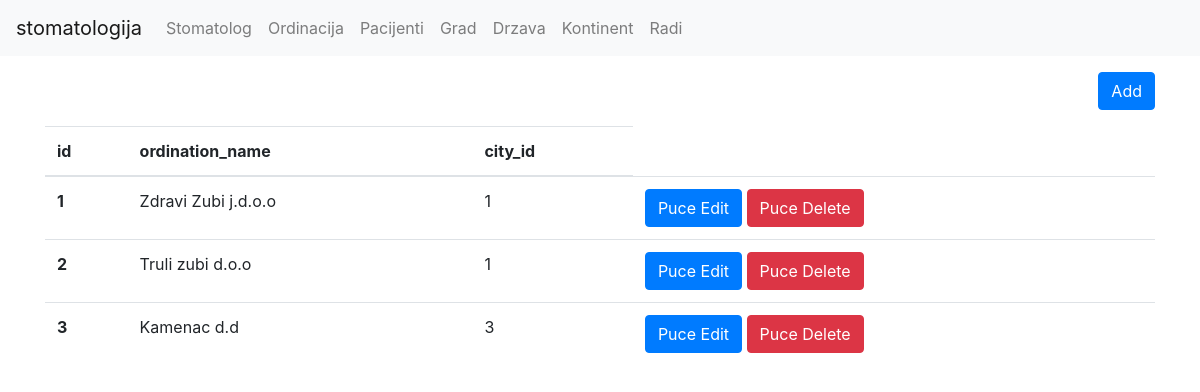
Page /ordinacija/index.php (signed in) on the earlier database version.
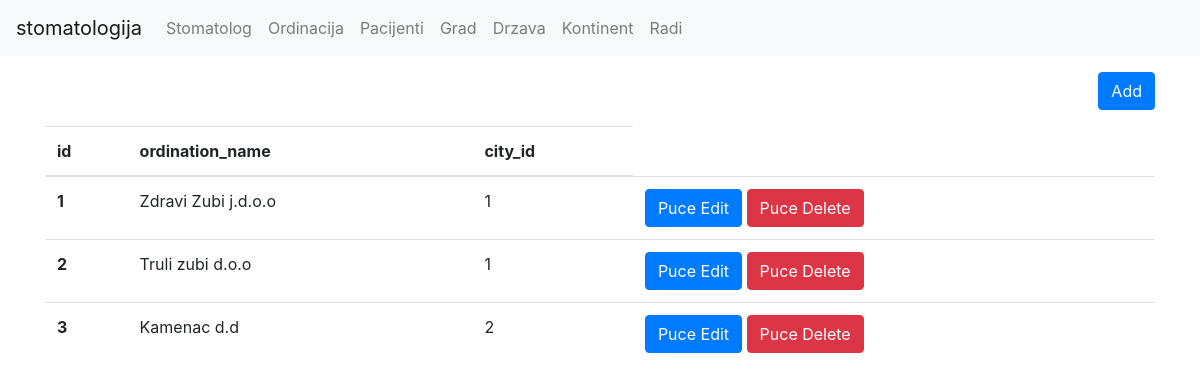
Same page on the later database version.
### tables this page shows
CREATE TABLE `ordinacija` (
  `id` int(11) NOT NULL,
  `ordination_name` varchar(255) NOT NULL,
  `city_id` int(11) NOT NULL
);

### ordinacija/index.php (the view, shortened to what this page needs)
<?php
require('../util/db.php');
require('../frontend/header.php');
require('../frontend/footer.php');
$stmt = $db->query('SELECT * FROM ordinacija');
$rows = $stmt->fetchAll();
echo $header;
?>
<div class="container">
	<a href="/stomatologija/ordinacija/form.php" class="btn btn-primary mt-3 mb-3 float-right">Add</a>
	<table class="table">
	  <thead>
		<tr>
		  <th scope="col">id</th>
		  <th scope="col">ordination_name</th>
		  <th scope="col">city_id</th>
		</tr>
	  </thead>
	  <tbody>
		<?php foreach($rows as $row) { ?>
		<tr>
		  <th scope="row"><?php echo $row['id']; ?></th>
		  <td><?php echo $row['ordination_name']; ?></td>
		  <td><?php echo $row['city_id']; ?></td>
		  <td>
		  <a class="btn btn-primary" href="/stomatologija/ordinacija/form.php?id=<?php echo $row['id']; ?>">Puce Edit</a>
		  <a class="btn btn-danger" href="/stomatologija/ordinacija/delete.php?id=<?php echo $row['id']; ?>">Puce Delete</a>
		  </td>
		</tr>
		<?php } ?>
	  </tbody>
	</table>
</div>
<?php
echo $footer;
?>

Differences in the rows shown:
changed ordinacija "Kamenac d.d": city "3" → "2"
